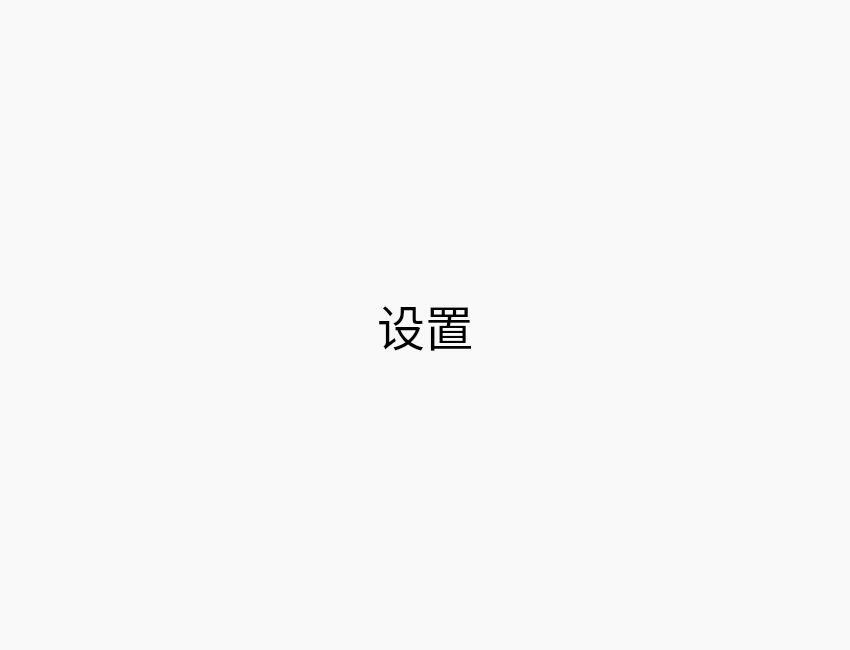
<?xml version="1.0" encoding="UTF-8"?>
<ui version="4.0">
 <class>settingPageFrame</class>
 <widget class="QFrame" name="settingPageFrame">
  <property name="geometry">
   <rect>
    <x>0</x>
    <y>0</y>
    <width>850</width>
    <height>650</height>
   </rect>
  </property>
  <property name="windowTitle">
   <string>Frame</string>
  </property>
  <property name="styleSheet">
   <string notr="true">background-color: rgb(249, 249, 249);</string>
  </property>
  <layout class="QHBoxLayout" name="horizontalLayout">
   <item>
    <widget class="QLabel" name="label">
     <property name="font">
      <font>
       <pointsize>36</pointsize>
      </font>
     </property>
     <property name="text">
      <string>设置</string>
     </property>
     <property name="alignment">
      <set>Qt::AlignCenter</set>
     </property>
    </widget>
   </item>
  </layout>
 </widget>
 <resources/>
 <connections/>
</ui>
